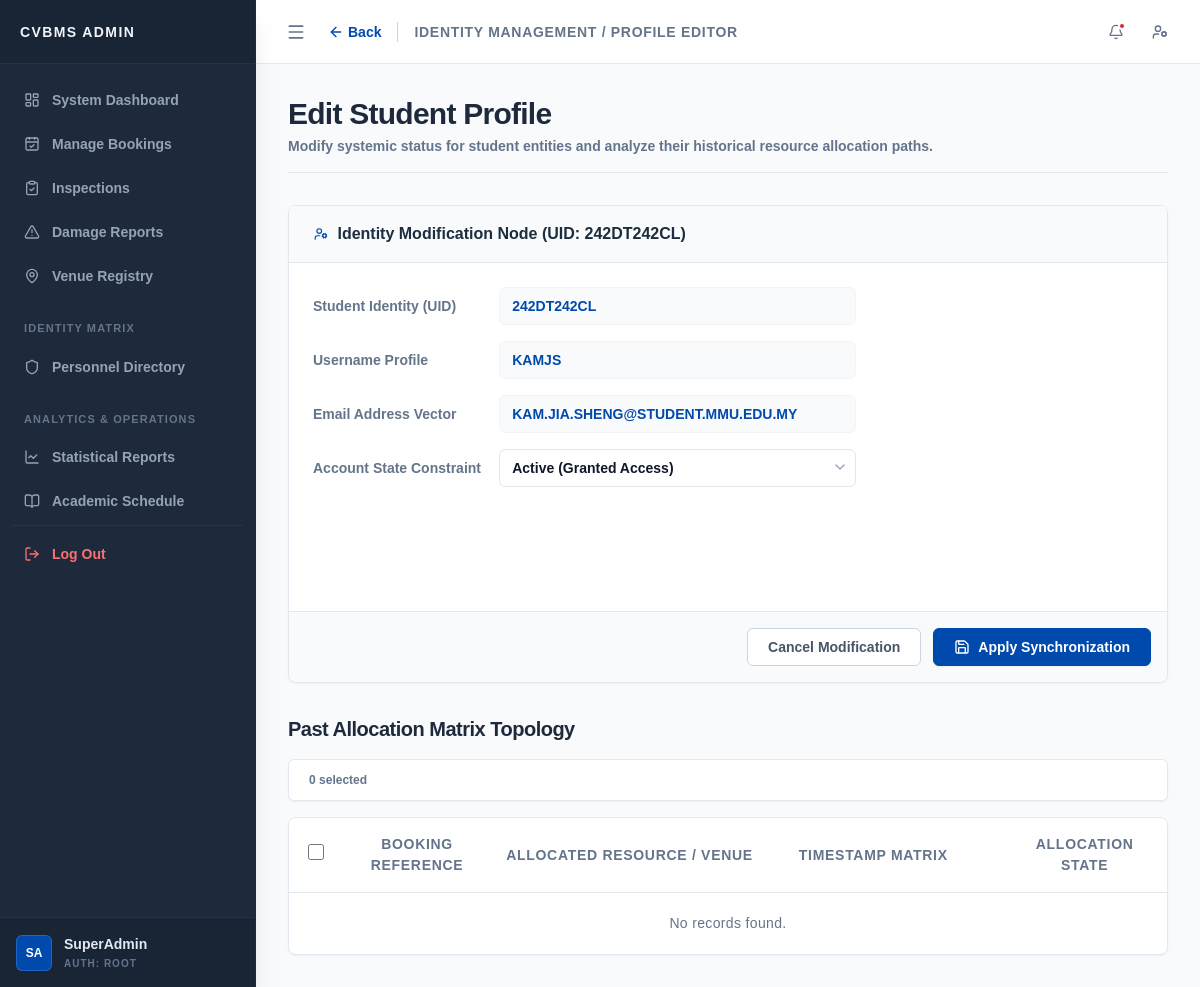
Page /admin/edit_student.php?uid=242DT242CL (signed in) on the committed database.
### tables this page shows
CREATE TABLE `user` (
  `uid` varchar(15) NOT NULL,
  `username` varchar(50) NOT NULL,
  `email` varchar(100) NOT NULL,
  `password` varchar(255) NOT NULL,
  `phone_num` varchar(20) NOT NULL,
  `profile_pic` varchar(255) NOT NULL DEFAULT '',
  `outstanding_debt` decimal(10,2) UNSIGNED NOT NULL DEFAULT 0.00,
  `account_status` enum('active','restricted') NOT NULL DEFAULT 'active',
  `created_at` timestamp NOT NULL DEFAULT current_timestamp()
);

### core/repositories/StudentRepository.php (called while the page is built, shortened)
<?php
class StudentRepository
{
    private mysqli $conn;
    public function __construct(mysqli $conn)
    {
        $this->conn = $conn;
    }
    public function getStudentById(string $uid): ?array
    {
        $sql = "SELECT uid, username, email, phone_num, account_status AS status, created_at FROM user WHERE uid = ? LIMIT 1";
        $stmt = $this->conn->prepare($sql);
        $stmt->bind_param("s", $uid);
        $stmt->execute();
        $result = $stmt->get_result();
        $entity = $result->fetch_assoc();
        return $entity ?: null;
    }
}
?>

### admin/edit_student.php (the view, shortened to what this page needs)
<?php
require_once __DIR__ . '/../config/db.php';
require_once __DIR__ . '/../core/components/FilterBuilder.php';
require_once __DIR__ . '/../core/components/DataGridBuilder.php';
require_once __DIR__ . '/../core/components/FioriFormBuilder.php';
require_once __DIR__ . '/../core/repositories/StudentRepository.php';
$studentRepo = new StudentRepository($conn);
$uid_param = isset($_GET['uid']) ? trim($_GET['uid']) : '';
$student_entity = $studentRepo->getStudentById($uid_param);
$records = [];
$topbar_content = '
<div class="flex items-center">
    <a href="manage_students.php" class="text-sm font-bold text-[#004aad] hover:text-[#003882] flex items-center mr-4 transition-colors">
        <i data-lucide="arrow-left" class="w-4 h-4 mr-1"></i> Back
    </a>
    <h2 class="text-sm font-bold text-slate-500 uppercase tracking-wider border-l border-slate-300 pl-4">Identity Management / Profile Editor</h2>
</div>';
$bookingGrid = new DataGridBuilder('booking_id', '#', 'booking record');
$bookingGrid->disableAction('create')->disableAction('edit')->disableAction('delete')
    ->addColumn('booking_id', 'Booking Reference', 'text_mono', ['width' => 'w-32 text-center'])
    ->addColumn('venue_name', 'Allocated Resource / Venue', 'text_bold', ['width' => 'w-64'])
    ->addColumn('booking_date', 'Timestamp Matrix', 'text_muted_mono', ['width' => 'w-48'])
    ->addColumn('status', 'Allocation State', 'map_badge', ['width' => 'w-36 text-center', 'map' => [
        'completed' => ['label' => 'Completed', 'class' => 'bg-emerald-50 text-emerald-600 border-emerald-100'],
        'pending'   => ['label' => 'Pending', 'class' => 'bg-amber-50 text-amber-600 border-amber-100'],
        'cancelled' => ['label' => 'Cancelled', 'class' => 'bg-rose-50 text-rose-600 border-rose-100']
    ]]);
?>
<form action="../actions/process_student_action.php" method="POST" id="studentStatusForm" class="bg-white rounded-lg shadow-sm border border-slate-200 relative mb-8">
    <div class="p-0">
        <div class="fiori-form-container border-none shadow-none">
            <div class="fiori-section-header bg-slate-50 border-b border-slate-200">
                <h2 class="text-base font-bold text-[#1d2d3e]">
                    <i data-lucide="user-cog" class="w-4 h-4 inline mr-1 pb-0.5 text-[#004aad]"></i>
                    Identity Modification Node (UID: <?php echo htmlspecialchars($student_entity['uid']); ?>)
                </h2>
            </div>
            <div class="p-6 grid grid-cols-1 lg:grid-cols-12 gap-8">
                <div class="lg:col-span-8 space-y-4">
                    <?php
                    echo FB::input('text', 'display_uid', 'Student Identity (UID)', $student_entity['uid'], [
                        'readonly' => true,
                        'extra_css' => 'font-mono text-slate-400 bg-slate-50 cursor-not-allowed'
                    ]);
                    echo FB::input('text', 'display_name', 'Username Profile', $student_entity['username'] ?? '', [
                        'readonly' => true,
                        'extra_css' => 'text-slate-400 bg-slate-50 cursor-not-allowed'
                    ]);
                    echo FB::input('text', 'display_email', 'Email Address Vector', $student_entity['email'] ?? '', [
                        'readonly' => true,
                        'extra_css' => 'font-mono text-slate-400 bg-slate-50 cursor-not-allowed'
                    ]);
                    echo FB::select('status', 'Account State Constraint', [
                        'active' => 'Active (Granted Access)',
                        'restricted' => 'Restricted (Suspended Access)'
                    ], $student_entity['status'] ?? 'active', [
                        'required' => true
                    ]);
                    ?>
                </div>
            </div>
        </div>
    </div>
    <div class="bg-slate-50 border-t border-slate-200 p-4 flex justify-end space-x-3 rounded-b-lg">
        <a href="manage_students.php" class="px-5 py-2 text-sm font-semibold text-slate-600 bg-white border border-slate-300 rounded-md hover:bg-slate-50 transition-colors">
            Cancel Modification
        </a>
        <button type="submit" id="submitBtn" class="px-5 py-2 text-sm font-semibold text-white bg-[#004aad] rounded-md hover:bg-[#003882] shadow-sm transition-colors flex items-center border border-[#004aad]">
            <i data-lucide="save" class="w-4 h-4 mr-2"></i> Apply Synchronization
        </button>
    </div>
</form>
<h3 class="text-xl font-extrabold text-slate-800 tracking-tight mb-4">Past Allocation Matrix Topology</h3>
<?php echo $bookingGrid->render($records); ?>
<?php
require_once __DIR__ . '/../core/layout.php';
?>

### core/components/FioriFormBuilder.php (shortened to what this page needs)
<?php
class FioriFormBuilder
{
    private static function renderRow(string $label, string $controlHtml): string
    {
        return "
        <div class=\"grid grid-cols-3 gap-4 items-center\">
            <label class=\"" . self::LABEL_CSS . "\">{$label}</label>
            <div class=\"col-span-2 relative\">
                {$controlHtml}
            </div>
        </div>";
    }
    public static function input(string $type, string $name, string $label, ?string $value, array $attrs = []): string
    {
        $attrStr = self::buildAttributes($attrs);
        $css = ($attrs['readonly'] ?? false) ? self::READONLY_CSS : self::INPUT_CSS . ' ' . ($attrs['extra_css'] ?? '');
        $val = htmlspecialchars((string)$value);
        $control = "<input type=\"{$type}\" name=\"{$name}\" value=\"{$val}\" class=\"{$css}\" {$attrStr}>";
        return self::renderRow($label, $control);
    }
    public static function select(string $name, string $label, array $options, ?string $selectedValue, array $attrs = []): string
    {
        $attrStr = self::buildAttributes($attrs);
        $css = self::INPUT_CSS . ' appearance-none pr-8 bg-white cursor-pointer transition-colors ' . ($attrs['extra_css'] ?? '');
        $control = "<select name=\"{$name}\" class=\"{$css}\" {$attrStr}>";
        foreach ($options as $val => $text)
        {
            $sel = ((string)$selectedValue === (string)$val) ? 'selected' : '';
            $control .= "<option value=\"" . htmlspecialchars($val) . "\" {$sel}>" . htmlspecialchars($text) . "</option>";
        }
        $control .= "</select>
        <i data-lucide=\"chevron-down\" class=\"w-4 h-4 text-slate-400 absolute right-2 top-2.5 pointer-events-none\"></i>";
        return self::renderRow($label, $control);
    }
    private static function buildAttributes(array $attrs): string
    {
        $compiled = [];
        $booleanAttrs = ['required', 'readonly', 'disabled'];
        foreach ($attrs as $key => $val)
        {
            if (in_array($key, ['prefix', 'suffix', 'extra_css', 'placeholder'])) continue; if (in_array($key, $booleanAttrs))
            {
                if ($val) $compiled[] = $key; } else
                {
                $compiled[] = "{$key}=\"" . htmlspecialchars((string)$val) . "\"";
            }
        }
        return implode(' ', $compiled);
    }
}
?>

### assets/css/admin_css.css (style rules this page uses)
:root { font-size: 100%; }
html, body, body *, button, input, select, textarea { font-family: "Century Gothic", CenturyGothic, "Century", "Century Schoolbook", Arial, sans-serif !important; font-weight: 700; }
:root { --fiori-bg: #ffffff; --fiori-blue: #004aad; --fiori-text: #334155; --fiori-label: #64748b; --fiori-border: #e2e8f0; --fiori-readonly-bg: #f8fafc; --fiori-input-focus: #004aad; --fiori-success: #059669; --fiori-error: #dc2626; }
.fiori-form-container { background: var(--fiori-bg); border: 1px solid var(--fiori-border); border-radius: 0.375rem; margin-bottom: 100px; box-shadow: 0 1px 2px 0 rgba(0, 0, 0, 0.05); transition: border-color 0.2s cubic-bezier(0.4, 0, 0.2, 1), box-shadow 0.2s cubic-bezier(0.4, 0, 0.2, 1); }
.fiori-section-header { background: #f8fafc; border-bottom: 1px solid var(--fiori-border); padding: 1rem 1.5rem; display: flex; justify-content: space-between; align-items: center; border-top-left-radius: 0.375rem; border-top-right-radius: 0.375rem; }
.fiori-input { border: 1px solid var(--fiori-border); border-radius: 0.375rem; height: 38px; padding: 0 12px; font-size: 0.875rem; color: #0f172a; width: 100%; background-color: #ffffff; transition: all 0.2s cubic-bezier(0.4, 0, 0.2, 1); box-shadow: 0 1px 2px 0 rgba(0, 0, 0, 0.02) inset; }
.fiori-readonly { background-color: var(--fiori-readonly-bg); border-color: #f1f5f9; pointer-events: none; color: var(--fiori-label); box-shadow: none; }

### rows in the picture
user: uid "242DT242CL", display_uid "242DT242CL", display_name "KamJS", display_email "kam.jia.sheng@student.mmu.edu.my"

### other values in the picture
$sidebar_brand_label "CVBMS ADMIN"
$_SESSION['full_name'] "SuperAdmin"
$page_title "Edit Student Profile"
$page_description "Modify systemic status for student entities and analyze their historical resource allocation paths."
$label "Student Identity (UID) Username Profile Email Address Vector Account State Constraint"
$col['label'] "BOOKING REFERENCE"
$col['label'] "ALLOCATED RESOURCE / VENUE"
$col['label'] "TIMESTAMP MATRIX"
$col['label'] "ALLOCATION STATE"
form field status "Active (Granted Access)"
